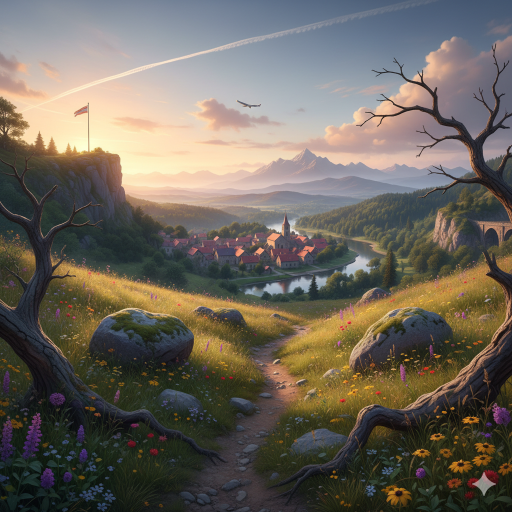
#> input picture Paper-1(Industrial_vision)/unit-2/fov_input.png, 1024 x 1024 px, given in place of 000.png, which was not available (shown at 1/2 size)
$ python halftoning.py
#> lines starting #> are read from the running program, lines starting #| are printed output that depends on the picture; pictures that were not available may be replaced by others from this repository, and a replacement may not be noted
import cv2
import numpy as np
import matplotlib.pyplot as plt

# ---------- Ordered Dithering (Bayer Matrix) ----------
def ordered_dither(image, matrix_size=4):
    # Generate Bayer matrix (normalized 0–255)
    def bayer_matrix(n):
        if n == 1:
            return np.array([[0]])
        else:
            prev = bayer_matrix(n // 2)
            tiles = [
                4 * prev + 0, 4 * prev + 2,
                4 * prev + 3, 4 * prev + 1
            ]
            return np.block([[tiles[0], tiles[1]], [tiles[2], tiles[3]]])

    bayer = bayer_matrix(matrix_size).astype(np.float32)
    bayer = (bayer + 0.5) / (matrix_size * matrix_size) * 255  # scale to [0,255]

    h, w = image.shape
    tiled = np.tile(bayer, (h // matrix_size + 1, w // matrix_size + 1))
    tiled = tiled[:h, :w]

    # Apply ordered dithering
    return (image > tiled).astype(np.uint8) * 255


# ---------- Floyd–Steinberg Error Diffusion ----------
def floyd_steinberg_dither(image):
    h, w = image.shape
    out = image.astype(np.float32).copy()

    for y in range(h):
        for x in range(w):
            old_pixel = out[y, x]
            new_pixel = 0 if old_pixel < 128 else 255
            out[y, x] = new_pixel
            error = old_pixel - new_pixel

            if x + 1 < w:
                out[y, x + 1] += error * 7 / 16
            if y + 1 < h and x > 0:
                out[y + 1, x - 1] += error * 3 / 16
            if y + 1 < h:
                out[y + 1, x] += error * 5 / 16
            if y + 1 < h and x + 1 < w:
                out[y + 1, x + 1] += error * 1 / 16

    return np.clip(out, 0, 255).astype(np.uint8)


# ---------- Main ----------
if __name__ == "__main__":
    # Load grayscale industrial image (update the path)
    # Using a standard, more accessible image for demonstration purposes
    # Create a gradient image if a path isn't available
    path = r"D:\HCL\archive\hazelnut\test\crack\000.png"
    img = cv2.imread(path, cv2.IMREAD_GRAYSCALE)
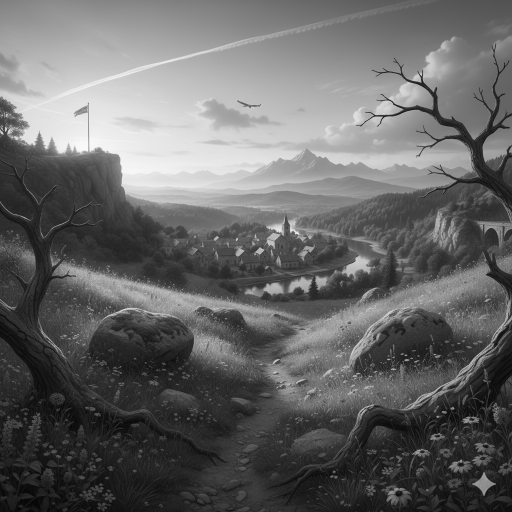
#> img: shape (1024, 1024) (shown at 1/2 size); min 1, max 251, mean 102.5


    # Apply halftoning methods
    ordered = ordered_dither(img, matrix_size=4)
#> in ordered_dither, `return (image > tiled).astype(np.uint8) * 255`: returned value: shape (1024, 1024); 40.2% white in thin lines or dots
    fs = floyd_steinberg_dither(img)
#> after the loop in floyd_steinberg_dither, `for y in range(h):`: out: shape (1024, 1024) float32; 40.2% white in thin lines or dots
#> in floyd_steinberg_dither, `return np.clip(out, 0, 255).astype(np.uint8)`: returned value: shape (1024, 1024); 40.2% white in thin lines or dots

    # Display results side by side
    titles = ["Original", "Ordered Dither (Bayer)", "Floyd-Steinberg Dither"]
    images = [img, ordered, fs]

    plt.figure(figsize=(15, 5)) # Adjusted size for better layout
    for i in range(3):
        plt.subplot(1, 3, i + 1)
        plt.imshow(images[i], cmap="gray")
        plt.title(titles[i])
        plt.axis("off")

    # Adjust layout to prevent titles from overlapping
    plt.tight_layout()

    output_filename = "dithering_comparison.png"
    plt.savefig(output_filename, bbox_inches='tight', dpi=150)
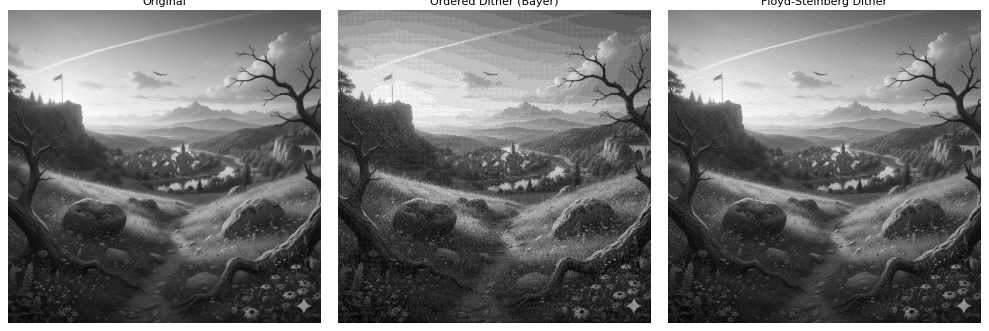
#> figure drawn by matplotlib, 3 panels
    print(f"Combined image saved as '{output_filename}'")

    # Now, display the figure on screen
    plt.show()

$ run again, on Paper-1(Industrial_vision)/unit-2/peppers.png
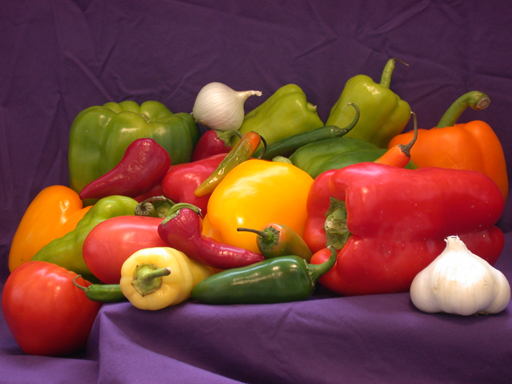
#> input picture Paper-1(Industrial_vision)/unit-2/peppers.png, 512 x 384 px, given in place of 000.png, which was not available
#> in ordered_dither, `return (image > tiled).astype(np.uint8) * 255`:
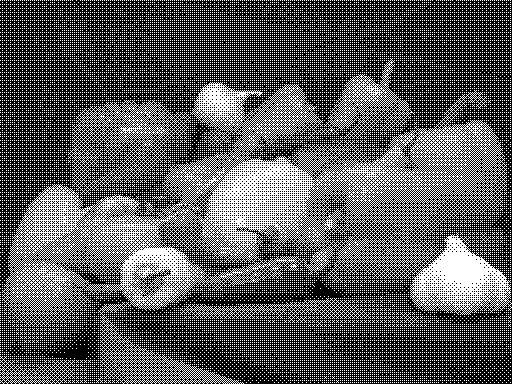
#> returned value: shape (384, 512); 35.6% white in thin lines or dots
#> `plt.savefig(output_filename, bbox_inches='tight', dpi=150)`:
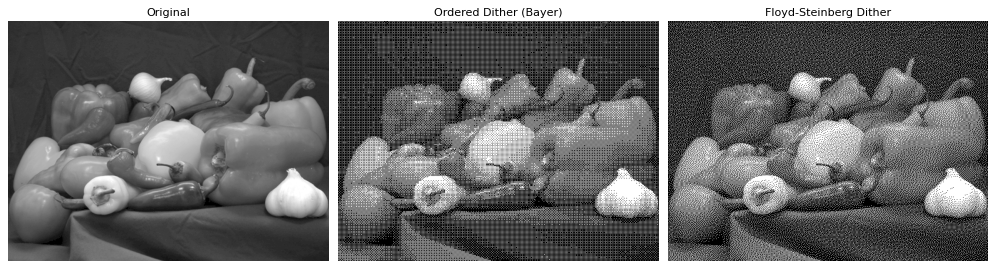
#> figure drawn by matplotlib, 3 panels
